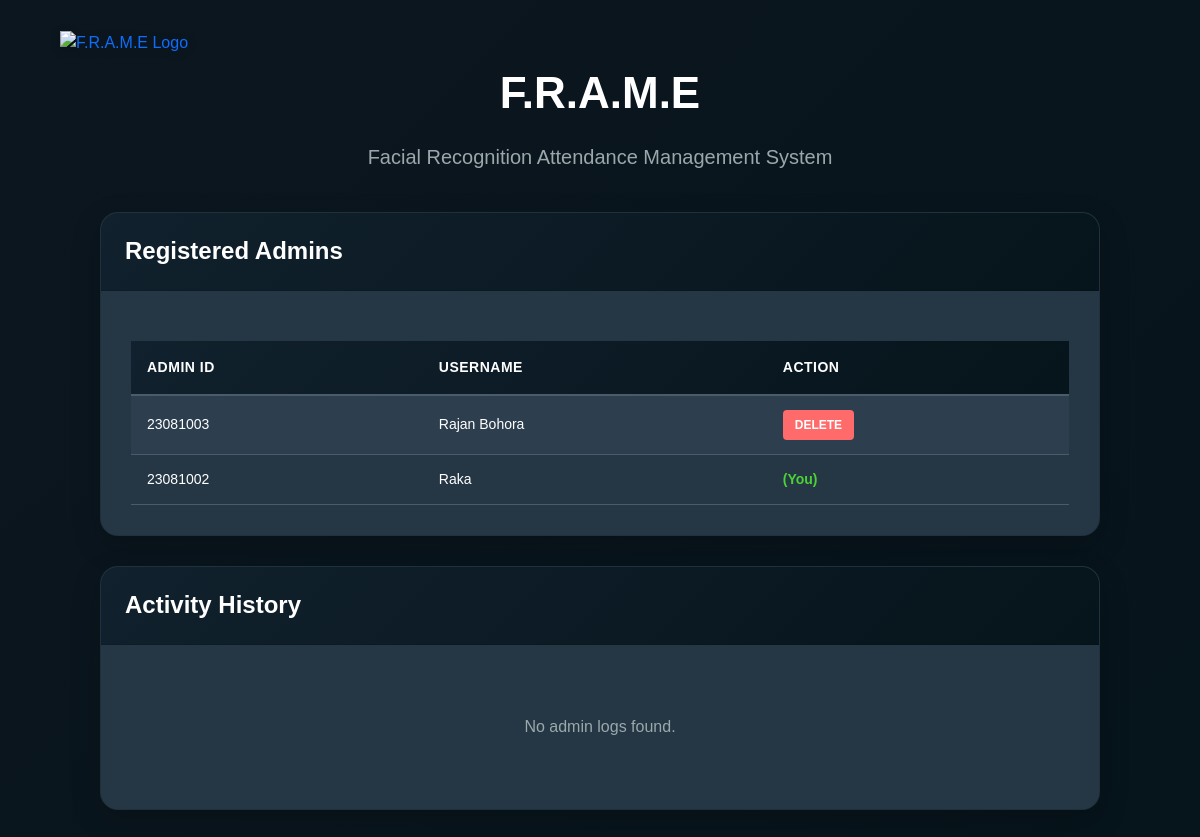
The app's page /adminlog (signed in), older data.
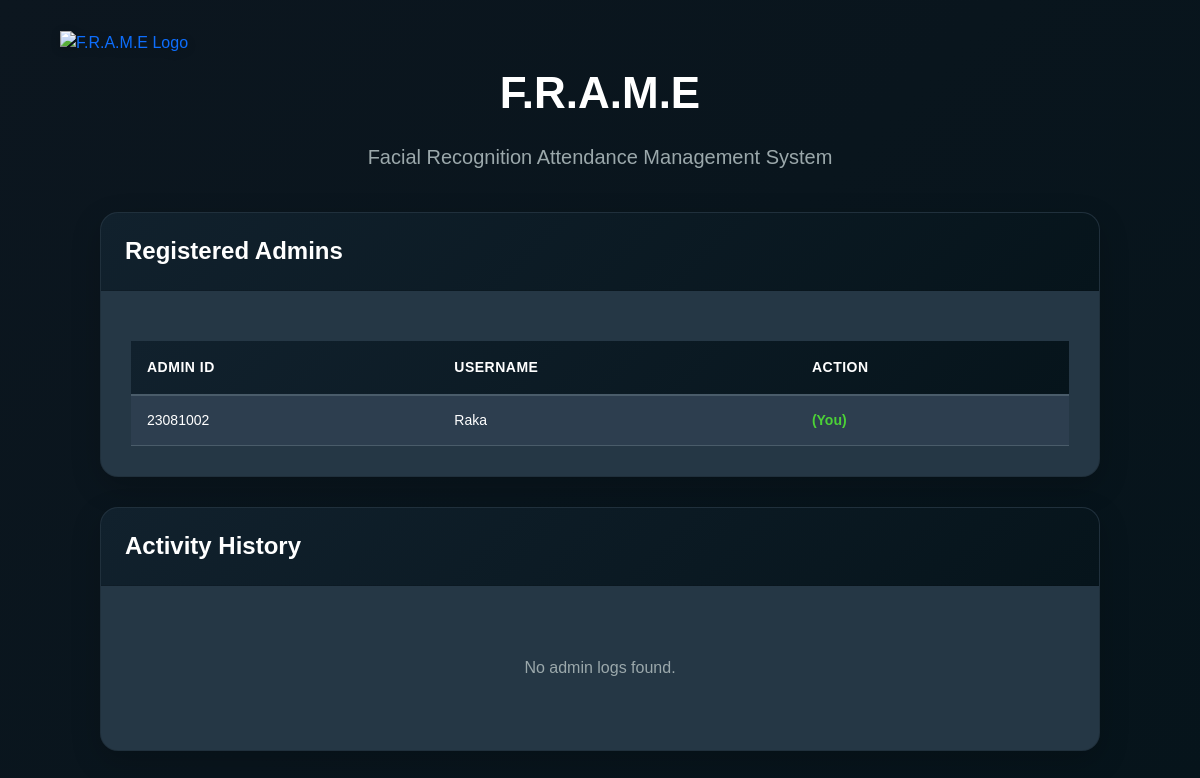
The same page, newer data.
### tables this page shows
CREATE TABLE admin_signup (
            admin_id TEXT PRIMARY KEY,
            username TEXT NOT NULL,
            password TEXT NOT NULL
        );

### app.py (the view)
@app.route('/adminlog')
def adminlog():
    if 'admin' not in session:
        return render_template('LogInForm.html', mess="Please log in first.")
    conn = get_db()
    cur = conn.cursor()
    cur.execute("SELECT * FROM admin_signup")
    all_admins = cur.fetchall()
    cur.execute("""
        SELECT l.admin_id, s.username, l.action, l.details, l.timestamp
        FROM admin_action_log l
        LEFT JOIN admin_signup s ON l.admin_id = s.admin_id
        ORDER BY l.id DESC
    """)
    logs = cur.fetchall()
    conn.close()
    admin_ids = [log['admin_id'] for log in logs]
    usernames = [log['username'] if log['username'] else 'Deleted Admin' for log in logs]
    actions = [log['action'] for log in logs]
    details = [log['details'] for log in logs]
    timestamps = [log['timestamp'] for log in logs]
    return render_template('AdminLog.html',
                           admin_ids=admin_ids,
                           usernames=usernames,
                           actions=actions,
                           details=details,
                           timestamps=timestamps,
                           l=len(logs),
                           all_admins=all_admins,
                           current_admin=session['admin'])

### app.py (called while the page is built)
def get_db():
    conn = sqlite3.connect(DATABASE)
    conn.row_factory = sqlite3.Row  # This makes rows accessible like dictionaries
    return conn

@app.before_request
def before_request():
    g.user = None
    if 'admin' in session:
        conn = get_db()
        cur = conn.cursor()
        cur.execute("SELECT 1 FROM admin_signup WHERE admin_id = ?", (session['admin'],))
        admin_exists = cur.fetchone()
        conn.close()
        if admin_exists:
            g.user = session['admin']
        else:
            session.pop('admin', None)
            if request.endpoint and 'static' not in request.endpoint:
                return redirect(url_for('home'))

### templates/AdminLog.html (shortened to what this page needs)
<!DOCTYPE html>
<html lang="en">
<head>
  <link href="https://cdn.jsdelivr.net/npm/bootstrap@5.0.2/dist/css/bootstrap.min.css" rel="stylesheet"
>
</head>
<body>
  <div class="logo-container">
    <a href="/" class="logo-link" title="Go to Home">
      <img src="static/images/favicon.png" alt="F.R.A.M.E Logo">
    </a>
  </div>
  <div class="page-header">
    <div class="page-title">F.R.A.M.E</div>
    <div class="page-subtitle">Facial Recognition Attendance Management System</div>
  </div>
  <div class="container-wrapper">
    <div class="card" style="margin-bottom: 30px;">
      <div class="card-header">
        <h2>Registered Admins</h2>
      </div>
      <div class="card-body">
        {% if all_admins %}
        <table>
          <thead>
            <tr>
              <th>Admin ID</th>
              <th>Username</th>
              <th>Action</th>
            </tr>
          </thead>
          <tbody>
            {% for admin in all_admins %}
            <tr>
              <td>{{ admin['admin_id'] }}</td>
              <td>{{ admin['username'] }}</td>
              <td>
                {% if admin['admin_id'] == current_admin %}
                <span style="color: #4cd137; font-weight: bold;">(You)</span>
                {% else %}
                <form action="{{ url_for('delete_admin') }}" method="POST" onsubmit="return confirm('Are you sure you want to delete admin {{ admin.username }}?');" style="display:inline;">
                  <button type="submit" style="background-color: #ff6b6b; color: white; border: none; padding: 6px 12px; border-radius: 4px; cursor: pointer; font-size: 12px; font-weight: 600;">DELETE</button>
                </form>
                {% endif %}
              </td>
            </tr>
            {% endfor %}
          </tbody>
        </table>
        {% else %}
        <div class="no-data">No admins found.</div>
        {% endif %}
      </div>
    </div>
    <div class="card">
      <div class="card-header">
        <h2>Activity History</h2>
      </div>
      <div class="card-body">
        {% if l >= 1 %}
        <table>
          <thead>
            <tr>
              <th width="5%">No.</th>
              <th width="15%">Admin</th>
              <th width="15%">Action</th>
              <th width="40%">Details</th>
              <th width="25%">Timestamp</th>
            </tr>
          </thead>
          <tbody>
            {% for i in range(l) %}
            <tr>
              <td>{{ i+1 }}</td>
              <td>{{ usernames[i] }}</td>
              <td>{{ actions[i] }}</td>
              <td>{{ details[i] }}</td>
              <td>{{ timestamps[i] }}</td>
            </tr>
            {% endfor %}
          </tbody>
        </table>
        {% else %}
        <div class="no-data">No admin logs found.</div>
        {% endif %}
      </div>
    </div>
  </div>
</body>
</html>

### templates/AdminLog.html (style rules this page uses)
* { margin: 0; padding: 0; box-sizing: border-box; }
body { font-family: "Poppins", sans-serif; background: linear-gradient(135deg, #0c161f 0%, #06141B 100%); min-height: 100vh; color: #ffffff; padding: 40px 20px; }
.logo-container { position: absolute; top: 30px; left: 60px; z-index: 10; }
.logo-link { display: inline-block; text-decoration: none; transition: all 0.3s ease; }
.logo-link img { width: 50px; height: 50px; object-fit: contain; transition: transform 0.3s ease; filter: drop-shadow(0 2px 4px rgba(0, 0, 0, 0.2)); }
.page-header { text-align: center; margin-bottom: 40px; animation: slideInDown 0.6s ease-out; margin-top: 20px; }
.page-title { font-size: 44px; font-weight: 700; color: white; margin-bottom: 16px; }
.page-subtitle { font-size: 20px; color: #9BA8AB; }
.container-wrapper { max-width: 1000px; margin: 0 auto; }
.card { background: #253745; border-radius: 18px; box-shadow: 0 10px 30px rgba(0, 0, 0, 0.2); overflow: hidden; animation: slideInUp 0.6s ease-out 0.2s both; }
.card-header { background: linear-gradient(135deg, #11212D 0%, #06141B 100%); padding: 24px; color: white; }
.card-header h2 { font-size: 24px; font-weight: 700; margin: 0; }
.card-body { padding: 30px; }
table { width: 100%; border-collapse: collapse; margin-top: 20px; }
thead { background: linear-gradient(135deg, #11212D 0%, #06141B 100%); border-bottom: 2px solid #4A5C6A; }
th { padding: 16px; text-align: left; font-weight: 700; color: #ffffff; font-size: 14px; text-transform: uppercase; letter-spacing: 0.5px; }
td { padding: 14px 16px; border-bottom: 1px solid #4A5C6A; font-size: 14px; color: #ffffff; }
tbody tr { transition: background-color 0.3s ease; background-color: #2d3e4f; }
.no-data { text-align: center; padding: 40px 20px; color: #9BA8AB; font-size: 16px; }

Row changes from the older to the newer data that the page shows:
removed admin_signup: admin_id "23081003", username "Rajan Bohora"
